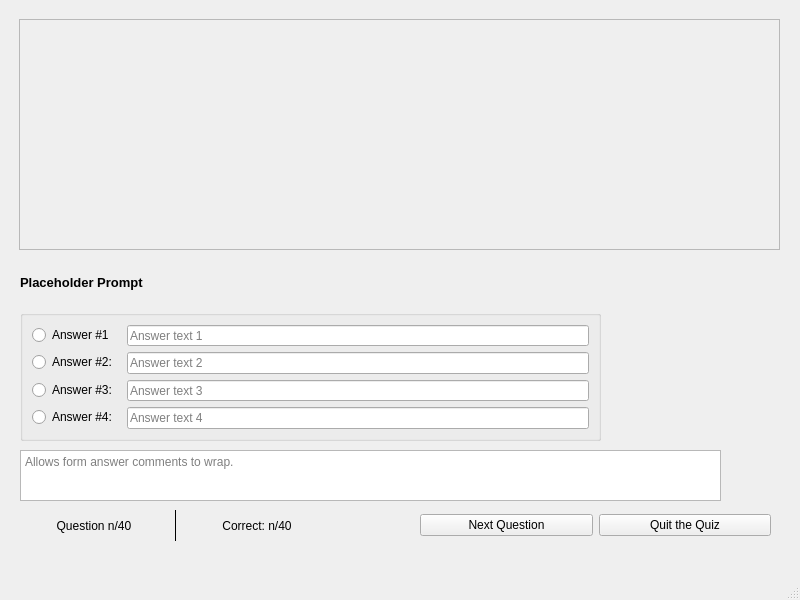
<?xml version="1.0" encoding="UTF-8"?>
<ui version="4.0">
 <class>dmv_test_main_window</class>
 <widget class="QMainWindow" name="dmv_test_main_window">
  <property name="geometry">
   <rect>
    <x>0</x>
    <y>0</y>
    <width>800</width>
    <height>600</height>
   </rect>
  </property>
  <property name="windowTitle">
   <string>MainWindow</string>
  </property>
  <widget class="QWidget" name="dmv_central_widget">
   <widget class="QGroupBox" name="choice_layout">
    <property name="geometry">
     <rect>
      <x>20</x>
      <y>310</y>
      <width>581</width>
      <height>131</height>
     </rect>
    </property>
    <property name="sizePolicy">
     <sizepolicy hsizetype="Preferred" vsizetype="Preferred">
      <horstretch>0</horstretch>
      <verstretch>0</verstretch>
     </sizepolicy>
    </property>
    <property name="alignment">
     <set>Qt::AlignCenter</set>
    </property>
    <layout class="QFormLayout" name="question_choice_form">
     <property name="sizeConstraint">
      <enum>QLayout::SetDefaultConstraint</enum>
     </property>
     <property name="rowWrapPolicy">
      <enum>QFormLayout::DontWrapRows</enum>
     </property>
     <property name="formAlignment">
      <set>Qt::AlignLeading|Qt::AlignLeft|Qt::AlignTop</set>
     </property>
     <item row="0" column="0">
      <widget class="QRadioButton" name="ch_button_two">
       <property name="text">
        <string>Answer #1</string>
       </property>
      </widget>
     </item>
     <item row="0" column="1">
      <widget class="QLineEdit" name="ch_line_one">
       <property name="sizePolicy">
        <sizepolicy hsizetype="Minimum" vsizetype="Fixed">
         <horstretch>0</horstretch>
         <verstretch>0</verstretch>
        </sizepolicy>
       </property>
       <property name="readOnly">
        <bool>true</bool>
       </property>
       <property name="placeholderText">
        <string>Answer text 1</string>
       </property>
      </widget>
     </item>
     <item row="1" column="0">
      <widget class="QRadioButton" name="ch_button_one">
       <property name="text">
        <string>Answer #2:</string>
       </property>
       <property name="iconSize">
        <size>
         <width>20</width>
         <height>20</height>
        </size>
       </property>
      </widget>
     </item>
     <item row="1" column="1">
      <widget class="QLineEdit" name="ch_line_two">
       <property name="sizePolicy">
        <sizepolicy hsizetype="Minimum" vsizetype="Fixed">
         <horstretch>0</horstretch>
         <verstretch>0</verstretch>
        </sizepolicy>
       </property>
       <property name="readOnly">
        <bool>true</bool>
       </property>
       <property name="placeholderText">
        <string>Answer text 2</string>
       </property>
      </widget>
     </item>
     <item row="2" column="0">
      <widget class="QRadioButton" name="ch_button_three">
       <property name="text">
        <string>Answer #3: </string>
       </property>
      </widget>
     </item>
     <item row="2" column="1">
      <widget class="QLineEdit" name="ch_line_three">
       <property name="sizePolicy">
        <sizepolicy hsizetype="Minimum" vsizetype="Fixed">
         <horstretch>0</horstretch>
         <verstretch>0</verstretch>
        </sizepolicy>
       </property>
       <property name="readOnly">
        <bool>true</bool>
       </property>
       <property name="placeholderText">
        <string>Answer text 3</string>
       </property>
      </widget>
     </item>
     <item row="3" column="0">
      <widget class="QRadioButton" name="ch_button_four">
       <property name="text">
        <string>Answer #4: </string>
       </property>
      </widget>
     </item>
     <item row="3" column="1">
      <widget class="QLineEdit" name="ch_line_four">
       <property name="text">
        <string/>
       </property>
       <property name="readOnly">
        <bool>true</bool>
       </property>
       <property name="placeholderText">
        <string>Answer text 4</string>
       </property>
      </widget>
     </item>
    </layout>
   </widget>
   <widget class="QTextEdit" name="answer_comment">
    <property name="geometry">
     <rect>
      <x>20</x>
      <y>450</y>
      <width>701</width>
      <height>51</height>
     </rect>
    </property>
    <property name="readOnly">
     <bool>true</bool>
    </property>
    <property name="html">
     <string>&lt;!DOCTYPE HTML PUBLIC &quot;-//W3C//DTD HTML 4.0//EN&quot; &quot;http://www.w3.org/TR/REC-html40/strict.dtd&quot;&gt;
&lt;html&gt;&lt;head&gt;&lt;meta name=&quot;qrichtext&quot; content=&quot;1&quot; /&gt;&lt;style type=&quot;text/css&quot;&gt;
p, li { white-space: pre-wrap; }
&lt;/style&gt;&lt;/head&gt;&lt;body style=&quot; font-family:'MS Shell Dlg 2'; font-size:7.8pt; font-weight:400; font-style:normal;&quot;&gt;
&lt;p style=&quot;-qt-paragraph-type:empty; margin-top:0px; margin-bottom:0px; margin-left:0px; margin-right:0px; -qt-block-indent:0; text-indent:0px;&quot;&gt;&lt;br /&gt;&lt;/p&gt;&lt;/body&gt;&lt;/html&gt;</string>
    </property>
    <property name="placeholderText">
     <string>Allows form answer comments to wrap.</string>
    </property>
   </widget>
   <widget class="QWidget" name="verticalLayoutWidget">
    <property name="geometry">
     <rect>
      <x>19</x>
      <y>19</y>
      <width>761</width>
      <height>231</height>
     </rect>
    </property>
    <layout class="QVBoxLayout" name="image_layout">
     <item>
      <widget class="QFrame" name="ch_image_frame">
       <property name="frameShape">
        <enum>QFrame::StyledPanel</enum>
       </property>
       <property name="frameShadow">
        <enum>QFrame::Raised</enum>
       </property>
      </widget>
     </item>
    </layout>
   </widget>
   <widget class="QWidget" name="gridLayoutWidget">
    <property name="geometry">
     <rect>
      <x>20</x>
      <y>510</y>
      <width>311</width>
      <height>31</height>
     </rect>
    </property>
    <layout class="QGridLayout" name="index_layout">
     <item row="0" column="2">
      <widget class="QLabel" name="num_correct">
       <property name="text">
        <string>Correct: n/40</string>
       </property>
       <property name="alignment">
        <set>Qt::AlignCenter</set>
       </property>
      </widget>
     </item>
     <item row="0" column="0">
      <widget class="QLabel" name="current_index">
       <property name="text">
        <string>Question n/40</string>
       </property>
       <property name="alignment">
        <set>Qt::AlignCenter</set>
       </property>
      </widget>
     </item>
     <item row="0" column="1">
      <widget class="Line" name="seperator">
       <property name="frameShadow">
        <enum>QFrame::Plain</enum>
       </property>
       <property name="orientation">
        <enum>Qt::Vertical</enum>
       </property>
      </widget>
     </item>
    </layout>
   </widget>
   <widget class="QLabel" name="answer_prompt">
    <property name="geometry">
     <rect>
      <x>20</x>
      <y>270</y>
      <width>761</width>
      <height>24</height>
     </rect>
    </property>
    <property name="sizePolicy">
     <sizepolicy hsizetype="MinimumExpanding" vsizetype="Preferred">
      <horstretch>0</horstretch>
      <verstretch>0</verstretch>
     </sizepolicy>
    </property>
    <property name="font">
     <font>
      <pointsize>10</pointsize>
      <weight>75</weight>
      <bold>true</bold>
     </font>
    </property>
    <property name="text">
     <string>Placeholder Prompt</string>
    </property>
    <property name="wordWrap">
     <bool>true</bool>
    </property>
   </widget>
   <widget class="QWidget" name="horizontalLayoutWidget">
    <property name="geometry">
     <rect>
      <x>420</x>
      <y>510</y>
      <width>351</width>
      <height>31</height>
     </rect>
    </property>
    <layout class="QHBoxLayout" name="navigation_layout">
     <item>
      <widget class="QPushButton" name="next_button">
       <property name="text">
        <string>Next Question</string>
       </property>
      </widget>
     </item>
     <item>
      <widget class="QPushButton" name="quit_button">
       <property name="text">
        <string>Quit the Quiz</string>
       </property>
      </widget>
     </item>
    </layout>
   </widget>
  </widget>
  <widget class="QMenuBar" name="menubar">
   <property name="geometry">
    <rect>
     <x>0</x>
     <y>0</y>
     <width>800</width>
     <height>26</height>
    </rect>
   </property>
  </widget>
  <widget class="QStatusBar" name="statusbar"/>
 </widget>
 <resources/>
 <connections/>
</ui>
